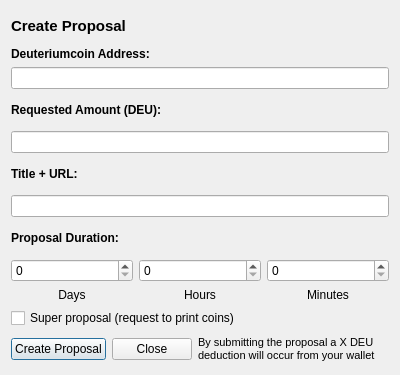
<?xml version="1.0" encoding="UTF-8"?>
<ui version="4.0">
 <class>CommunityFundCreateProposalDialog</class>
 <widget class="QDialog" name="CommunityFundCreateProposalDialog">
  <property name="geometry">
   <rect>
    <x>0</x>
    <y>0</y>
    <width>400</width>
    <height>375</height>
   </rect>
  </property>
  <property name="windowTitle">
   <string>Create Proposal</string>
  </property>
  <layout class="QVBoxLayout" name="verticalLayout_2">
   <item>
    <layout class="QVBoxLayout" name="verticalLayoutProposalDialog">
     <item>
      <widget class="QLabel" name="labelCreateProposalTitle">
       <property name="sizePolicy">
        <sizepolicy hsizetype="Preferred" vsizetype="Minimum">
         <horstretch>0</horstretch>
         <verstretch>0</verstretch>
        </sizepolicy>
       </property>
       <property name="font">
        <font>
         <pointsize>11</pointsize>
         <weight>75</weight>
         <bold>true</bold>
        </font>
       </property>
       <property name="text">
        <string>Create Proposal</string>
       </property>
      </widget>
     </item>
     <item>
      <widget class="QLabel" name="labelDeuteriumcoinAddressTitle">
       <property name="sizePolicy">
        <sizepolicy hsizetype="Preferred" vsizetype="Maximum">
         <horstretch>0</horstretch>
         <verstretch>0</verstretch>
        </sizepolicy>
       </property>
       <property name="font">
        <font>
         <weight>75</weight>
         <bold>true</bold>
        </font>
       </property>
       <property name="text">
        <string>Deuteriumcoin Address:</string>
       </property>
      </widget>
     </item>
     <item>
      <widget class="QValidatedLineEdit" name="lineEditDeuteriumcoinAddress"/>
     </item>
     <item>
      <widget class="QLabel" name="labelRequestedAmountTitle">
       <property name="sizePolicy">
        <sizepolicy hsizetype="Preferred" vsizetype="Minimum">
         <horstretch>0</horstretch>
         <verstretch>0</verstretch>
        </sizepolicy>
       </property>
       <property name="font">
        <font>
         <weight>75</weight>
         <bold>true</bold>
        </font>
       </property>
       <property name="text">
        <string>Requested Amount (DEU):</string>
       </property>
      </widget>
     </item>
     <item>
      <widget class="DeuteriumcoinAmountField" name="lineEditRequestedAmount"/>
     </item>
     <item>
      <widget class="QLabel" name="labelDescriptionTitle">
       <property name="font">
        <font>
         <weight>75</weight>
         <bold>true</bold>
        </font>
       </property>
       <property name="text">
        <string>Title + URL:</string>
       </property>
      </widget>
     </item>
     <item>
      <widget class="QLineEdit" name="plainTextEditDescription"/>
     </item>
     <item>
      <widget class="QLabel" name="labelProposalDurationTitle">
       <property name="font">
        <font>
         <weight>75</weight>
         <bold>true</bold>
        </font>
       </property>
       <property name="text">
        <string>Proposal Duration:</string>
       </property>
      </widget>
     </item>
     <item>
      <layout class="QHBoxLayout" name="horizontalLayoutDuration">
       <item>
        <layout class="QVBoxLayout" name="verticalLayoutDays">
         <item>
          <widget class="QValidatedSpinBox" name="spinBoxDays">
           <property name="value">
            <number>0</number>
           </property>
          </widget>
         </item>
         <item>
          <widget class="QLabel" name="labelDaysTitle">
           <property name="text">
            <string>Days</string>
           </property>
           <property name="alignment">
            <set>Qt::AlignCenter</set>
           </property>
          </widget>
         </item>
        </layout>
       </item>
       <item>
        <layout class="QVBoxLayout" name="verticalLayoutHours">
         <property name="leftMargin">
          <number>0</number>
         </property>
         <item>
          <widget class="QValidatedSpinBox" name="spinBoxHours"/>
         </item>
         <item>
          <widget class="QLabel" name="labelHoursTitle">
           <property name="text">
            <string>Hours</string>
           </property>
           <property name="alignment">
            <set>Qt::AlignCenter</set>
           </property>
          </widget>
         </item>
        </layout>
       </item>
       <item>
        <layout class="QVBoxLayout" name="verticalLayoutMinutes">
         <property name="leftMargin">
          <number>0</number>
         </property>
         <item>
          <widget class="QValidatedSpinBox" name="spinBoxMinutes"/>
         </item>
         <item>
          <widget class="QLabel" name="labelMinutesTitle">
           <property name="text">
            <string>Minutes</string>
           </property>
           <property name="alignment">
            <set>Qt::AlignCenter</set>
           </property>
          </widget>
         </item>
        </layout>
       </item>
      </layout>
     </item>
     <item>
      <widget class="QCheckBox" name="superProposalCheckbox">
       <property name="text">
        <string>Super proposal (request to print coins)</string>
       </property>
      </widget>
     </item>
     <item>
      <layout class="QHBoxLayout" name="horizontalLayoutCreateProposalButton">
       <item>
        <widget class="QPushButton" name="pushButtonCreateProposal">
         <property name="text">
          <string>Create Proposal</string>
         </property>
        </widget>
       </item>
       <item>
        <widget class="QPushButton" name="pushButtonClose">
         <property name="text">
          <string>Close</string>
         </property>
        </widget>
       </item>
       <item>
        <widget class="QLabel" name="labelWarning">
         <property name="font">
          <font>
           <pointsize>8</pointsize>
          </font>
         </property>
         <property name="text">
          <string>By submitting the proposal a X DEU deduction will occur from your wallet </string>
         </property>
         <property name="wordWrap">
          <bool>true</bool>
         </property>
        </widget>
       </item>
      </layout>
     </item>
    </layout>
   </item>
  </layout>
 </widget>
 <customwidgets>
  <customwidget>
   <class>DeuteriumcoinAmountField</class>
   <extends>QLineEdit</extends>
   <header>deuteriumcoinamountfield.h</header>
   <container>1</container>
  </customwidget>
  <customwidget>
   <class>QValidatedLineEdit</class>
   <extends>QLineEdit</extends>
   <header>qvalidatedlineedit.h</header>
  </customwidget>
  <customwidget>
   <class>QValidatedSpinBox</class>
   <extends>QSpinBox</extends>
   <header>qvalidatedspinbox.h</header>
  </customwidget>
 </customwidgets>
 <resources/>
 <connections/>
</ui>
